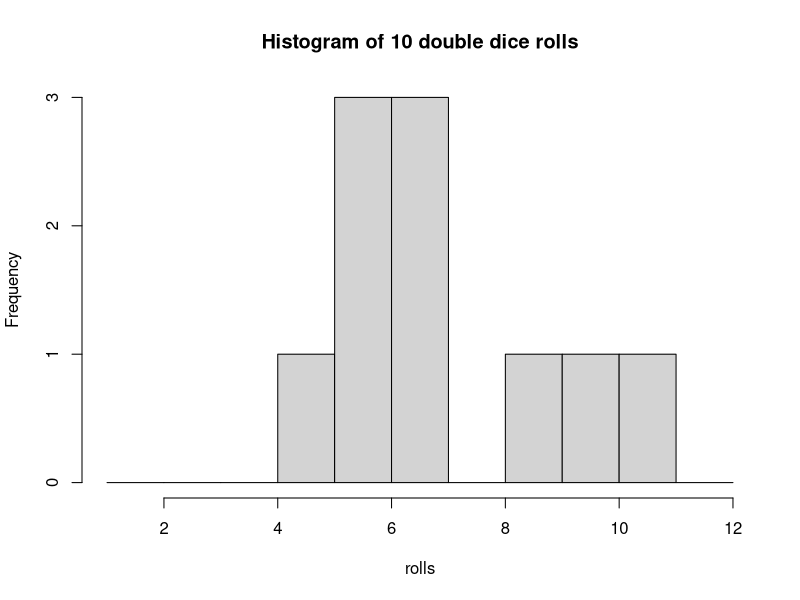
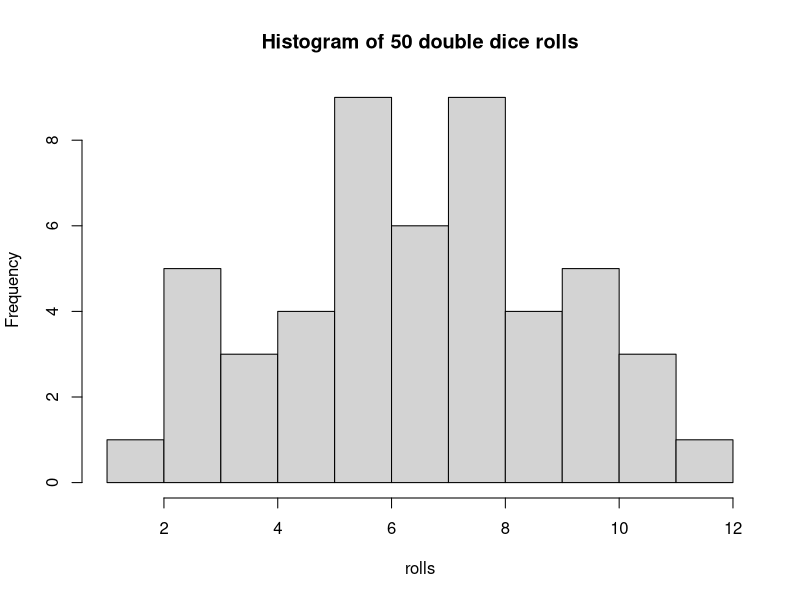
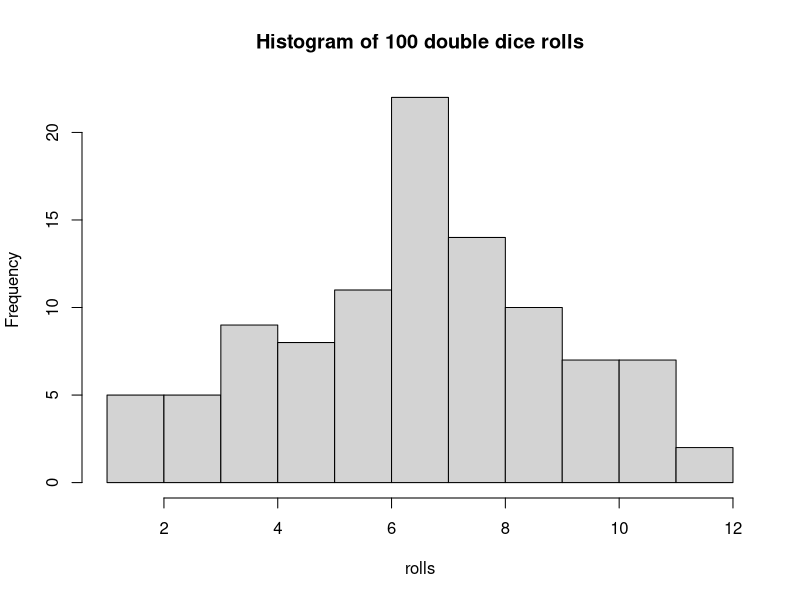
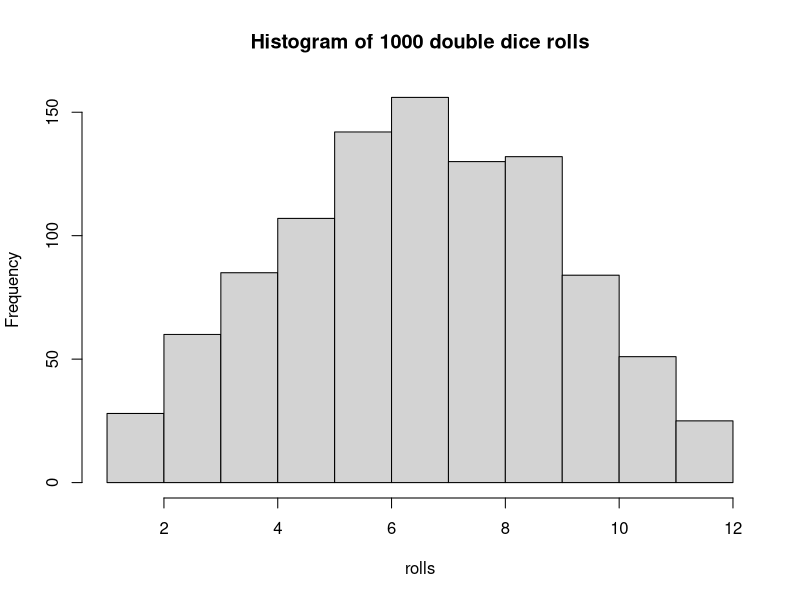
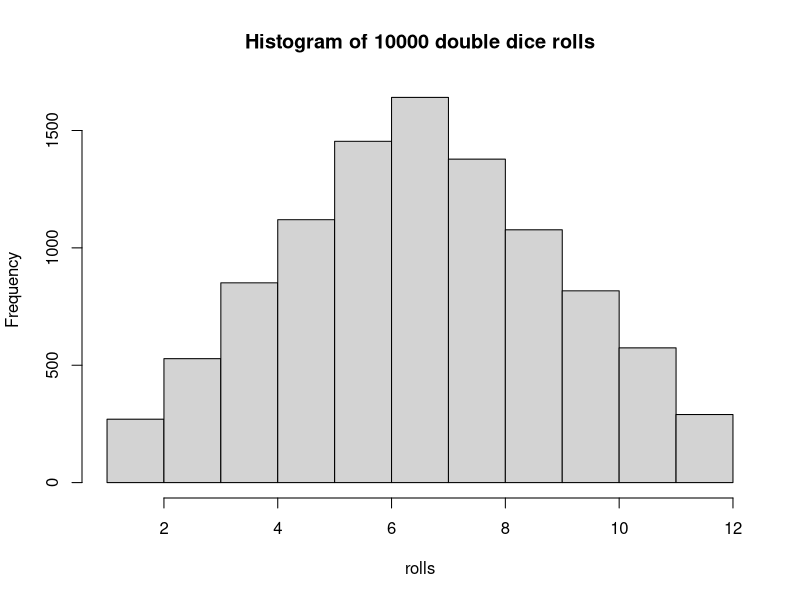

Write R code to recreate these figures, in order.
###################################
###################################
########                   ########
########   Data Science 2  ########
########       Lab 1       ######## 
########  31st Jan. 2023   ########
########                   ########
###################################
###################################


## Welcome to this first lab. Here we  will learn the basics of R, an open-source programming language and software environment.



# On the right is the console. You can input code directly into the console line by line - you do not need to run an entire file. Try running a simple calculation in the console, like 5+9. Type it in and press enter. 

# You can also write code in this, the code editor, and run it from here. Try highlighting the following line and clicking 'Run':
12 * 4 - 6

# You can also press 'Ctrl (Cmd) + Enter' to run the code you have highlighted.

# Text beginning with a # sign is read as 'comment' and will not be evaluated by the console.
## Numbers (like 1.1, 2.3, etc) signify that I would like you to write a line a code in the code file and run it in the console

########################
####    Functions   ####
########################

# FUNCTIONS are commands that take in inputs and produce outputs. They mostly take in the inputs in brackets, like this:
sqrt(25)
exp(3)

# Often, functions take multiple inputs with different functions. Note how:
rep(3,4)
# produces a different output from
rep(4,3)
# If you can't remember in which order you have to input the arguments of a function, or if you just want to learn what a function does, you can type in ? followed by the function name in the console:
?rep

# Each argument has a name. By explicitely referring to these names when calling the function, we can avoid  any problems with order. For example:
rep(x=3, times=4)
rep(times=4, x=3)

# produce the same result, because we inputed the arguments by name using the 'argname = x' construction. When we don't use this construction, the function defaults each input to an argument according to a predefined order.

# OPERATORS are special functions that take only 2 arguments, and do not use brackets. Instead, you must input the two arguments on either side of the operator. Examples of operators include +, -,*,/, ^, %%, %/%, :, and there are many more which we will learn about soon.

########################
####     Objects    ####
########################

# Functions are one example of OBJECTS, which are stored within the main (global) ENVIRONMENT of the console. We can create new objects by using the 'assign' operator:

x <- 4

# You can now see in the 'Environment' tab below that the object 'x'  is stored with the value 4.

x*5

##############################################################
###    ADVANCED NOTE: the = operator can also be used      ###
###    to assign values to objects, like in Python.        ###
###    However, we conventionally use the = operator       ###
###    only for arguments in a function. The main          ###
###    difference is that '<-' always assigns within       ###
###    the global environment, while '=' assigns in        ###
###    the local environment.                              ###
##############################################################

# Objects can have different classes. For example:
class(x)

# We can also store text into an object, by surrounding it with quote marks:

"Hello" -> y
y
class (y)

# y is now a 'character' object (R does not use the term 'string')

# If we forget to use quote marks R will search for a stored object with that name and return an error if it doesn't find it:

'Salaam' -> y

# One final very important class of object is the 'logical' class, a.k.a. Boolean. 

####################################
####     Vectors and indices    ####
####################################

# YOu will have noticed that the console has always returned a [1] in front of it's output so far. This is because R has considered all these objects to be 'vectors' (in Python, this is the same thing as an array). Vectors are objects that can contain multiple elements. For example:

z <- 50:80
z

# The numbers in square brackets tell you the INDEX of the element to their right. The index is simply the position number of that element. You will notice that, unlike in Python, the first element of an object in R has the index number 1 and not 0. This is one of the most important syntatical differences between Python and R (if you think this is not a very important difference, you are correct. The two languages are very similar in syntax.)

# Vectors can be created from singular elements using the function c(), which stands for combine or concatenate.

my.vector <- c('this','is','a','vector')
my.vector
length(my.vector)
class(my.vector)

# You can use square brackets to isolate elements in a vector by putting their index between the brackets:
my.vector[1]
my.vector[4]
my.vector[2:4]
my.vector[c(1,4)]

### 1.1
# You can assign values to specific elements. Try writing a line of code below that changes the 4th element of my.vector to the word 'test'

my.vector[4] <- 'test'
### 1.2
# You can even assign values to elements of a vector that don't exist yet, thus creating them. Try assigning the word 'example' to the (as yet non-existant) 5th element of my.vector.
my.vector[5] <- 'example'
# Instead of indices, you can select elements of a vector using a logical vector of the same length, e.g.

my.vector[c(TRUE,TRUE,FALSE,FALSE,FALSE)]


####################################
####     Logical operators      ####
####################################

# LOGICAL OPERATORS are operators that return logical vectors of the same length as the left argument. Examples include '==', the equality operator (not to be confused with the single = which is an assignment operator), >, <, >=, <=, and != (the 'different from' operator).

# For example:
my.vector == 'is'
1:10 >= 5
1:10 %% 2 == 0    ## %% is the remainder operator, it returns the remainder when you divide the left argument by the right argument.

### 2.1
digits <- 0:10
# Using the least amount of code possible, write a line of code that returns only the odd values of the digits object.
digits %% 2 != 0
# Another important logical operator is the %in% operator. It tells you if the elements on the left are found in the elements on the right. E.G.
group1 <- c('Arthur', 'Fatima', 'Suleiman', 'Marco')
group2 <- c('Marco','Maria', 'Victor','Fatima', 'Antonio')
group1 %in% group2

## 2.2 
# intersect is a function which returns the elements that all of its arguments have in common. For example:
intersect(group1,group2)
# Write a line of code that replicates this output using only group1, group2, square brackets, and logical operators.
####################################
####     Writing functions      ####
####################################

# Functions can be written and stored as objects. e.g:
f1 <- function(x) x*2 + 1
# This function has only 1 argument, x. Try out this new function:
f1(3)
f1(7)
ex.vector <- c(2,7,4,24,13,8,12)
f1(ex.vector)

# You can write several lines of code in a function by enclosing all of the in curly brackets {}. The function 'return' can then specify what the output can be. For example:

f2 <- function(x,y){
  z = x %% y
  return(z == 0)
}

f2(8,9)
f2(14,7)

### 3.1 What is the purpose of function f2? Write in comments below.
#The function "f2" takes two numeric inputs "x" and "y", calculates the remainder of "x" divided by "y", assigns it to the variable "z", and returns a logical value indicating whether "z" is equal to 0.
### 3.2
# Based on the definition of the mean from today's lecture, write a function that calculates the mean of all of the elements of a vector. assign it to the object my.mean. You will find the functions 'sum' and 'length' useful here.
mean_function <- function(i){
  i <- sum(i)/length(i)
  return (i)
}
mean_function(ex.vector)
# compare your function to the native function in R. Does it produce the same results?
mean_function(ex.vector)
mean(ex.vector)

####################################
####      Randomness in R       ####
####################################

# There are several ways to generate randomness in R. The simplest function is 
?sample

#which randomly draws WITHOUT replacement from a specified vector. For example, to choose a number at random between 1 and 10:
sample(1:10, 1)
# You can run this several times and notice that you get a different answer each time. You can also sample several times at once
sample(1:10, 3)
# However, by default, sample won't let the same number repeat when you do this. This is called sampling without replacement, because it is as if, each time you pick out a number, it is now gone from the pool of possible numbers and has not been replaced.
# If you want to sample randomly between 1 and 10 20 times, each time choosing between all 10 numbers, you have to write:
sample(1:10, 20, replace = TRUE)

### 4.1
# Write a function that simulates the roll of 2 6-sided dice, where the argument x is the number of times you roll the 2 dice, and the output is a vector of length x, where each element corresponds to the sum of the two sides of the dice.
# HINT: one way to do this is to start by writing a function for a single 6-sided die, then create a new function that repeats the first function twice and adds up the result.

roll_dice <- function() {
  sample(1:6, 1)
}

roll_2d6 <- function(x) {
  results <- numeric(x)
  for (i in 1:x) {
    results[i] <- roll_dice() + roll_dice()
  }
  results
}

roll_2d6(6)
### 4.2
# Using the function hist, create histograms of the results of double dice rolls when you roll them 10 times, then 50, then 100, then 1000, then 10000. Use breaks=1:12 as an argument within the hist function. What do you notice? Write it in comments below your code.

# Define function to roll 2 6-sided dice
roll_2_dice <- function() {
  sum(sample(1:6, 2, replace = TRUE))
}

# Vector of number of times to roll the dice
n_rolls <- c(10, 50, 100, 1000, 10000)

# Loop over number of rolls and create histogram of double dice rolls
for (n in n_rolls) {
  rolls <- replicate(n, roll_2_dice())
  hist(rolls, breaks = 1:12, main = paste("Histogram of", n, "double dice rolls"))
}



# Another way to generate randomness is to sample from a pdf, which is a continuous distribution. The simplest pdf is the uniform function. The uniform function is a flat line bounded between 2 numbers. Because it is flat, the probability of drawing a sample from any interval of given width between the two bounds is the same as from any other interval of given width.

# The function runif(n, min,max) samples n times from a uniform function bounded between the values of min and max. For example, try
runif(5,0,1)

### 4.3
# Using runif, write a function that returns TRUE 22% of the time and FALSE 78% of the time

my_function <- function() {
  if(runif(1) <= 0.22) {
    return(TRUE)
  } else {
    return(FALSE)
  }
}


### 4.4
# Based on today's lecture about pdfs, what is the probability density for a uniform pdf bounded between 0 and 1 associated with all values of x between 0 and 1? Explain why.

#probability density of a uniform pdf for all values between 0 and 1 is equal to 1, as this is calculated by dividing 1 with the range of interval between the minimum value and maximum value so that becomes 1/1 which equates to 1
### 4.5
# Similarly, what is the probability density for a uniform pdf bounded between 5 and 6 associated with all values of x between 5 and 6?
# The probability density here also is equal to 1
### 4.6
# What is the probability density for a uniform pdf bounded between 0 and 0.5 associated with all values of x between 0 and 0.5?
# The probability density here is 2 which is calculated by dividing 1/(0.5-0)
### 4.7
# What is the probability density for a uniform pdf bounded between 0 and 2 associated with all values of x between 0 and 2?
# The probability density here is 0.5 calculated by dividing 1/(2-0)
### 4.8
# run the following code:
dunif(0.5,0,1)
dunif(2,0,1)
dunif(0.2,0,0.5)
dunif(1.3,0,2)

# Based on the results of this code and your answers above, what can you conclude about the purpose of the dunif function?

# The dunif function computes the probability density function for any value given that the minimum and maximum values are provided.
